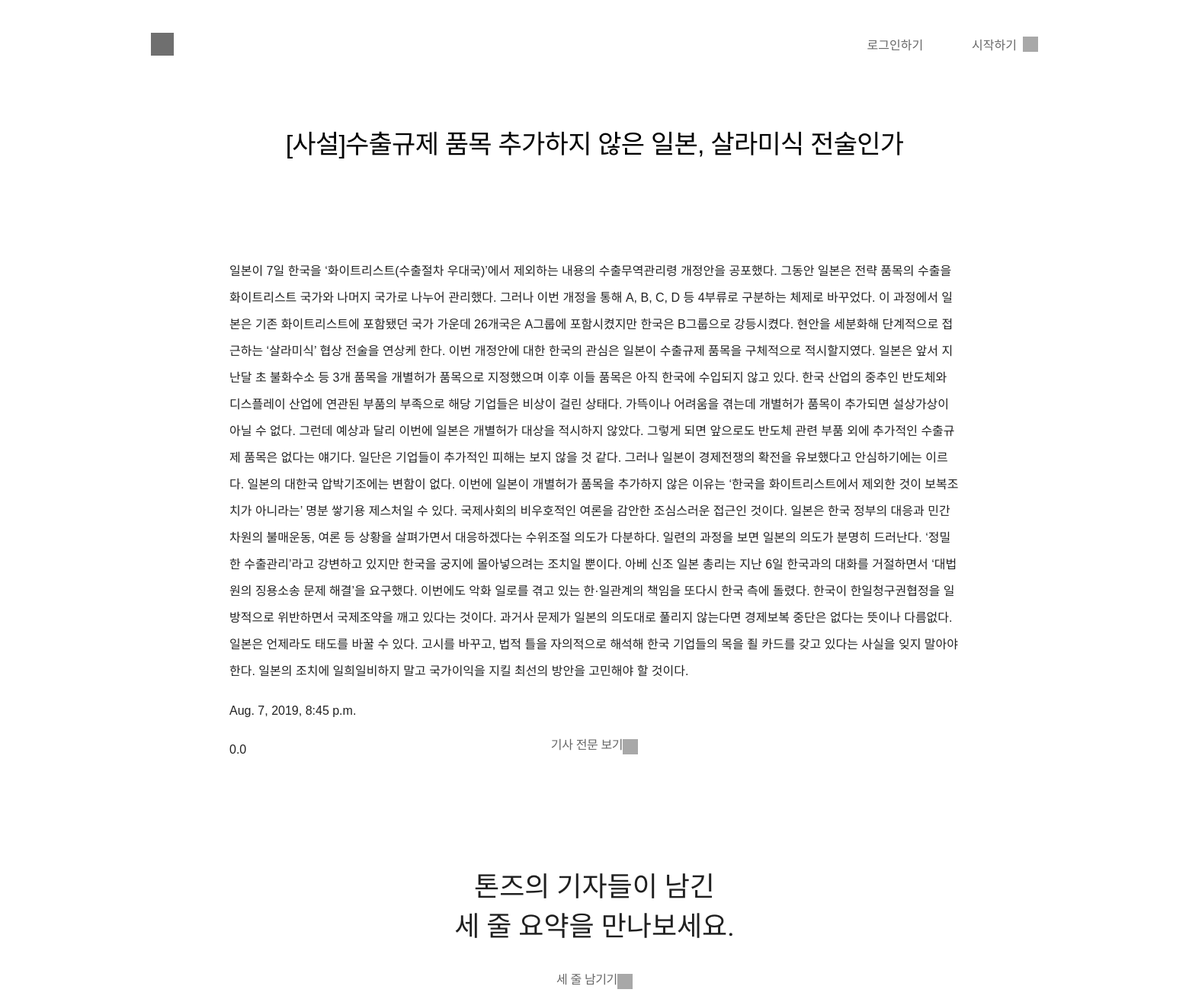
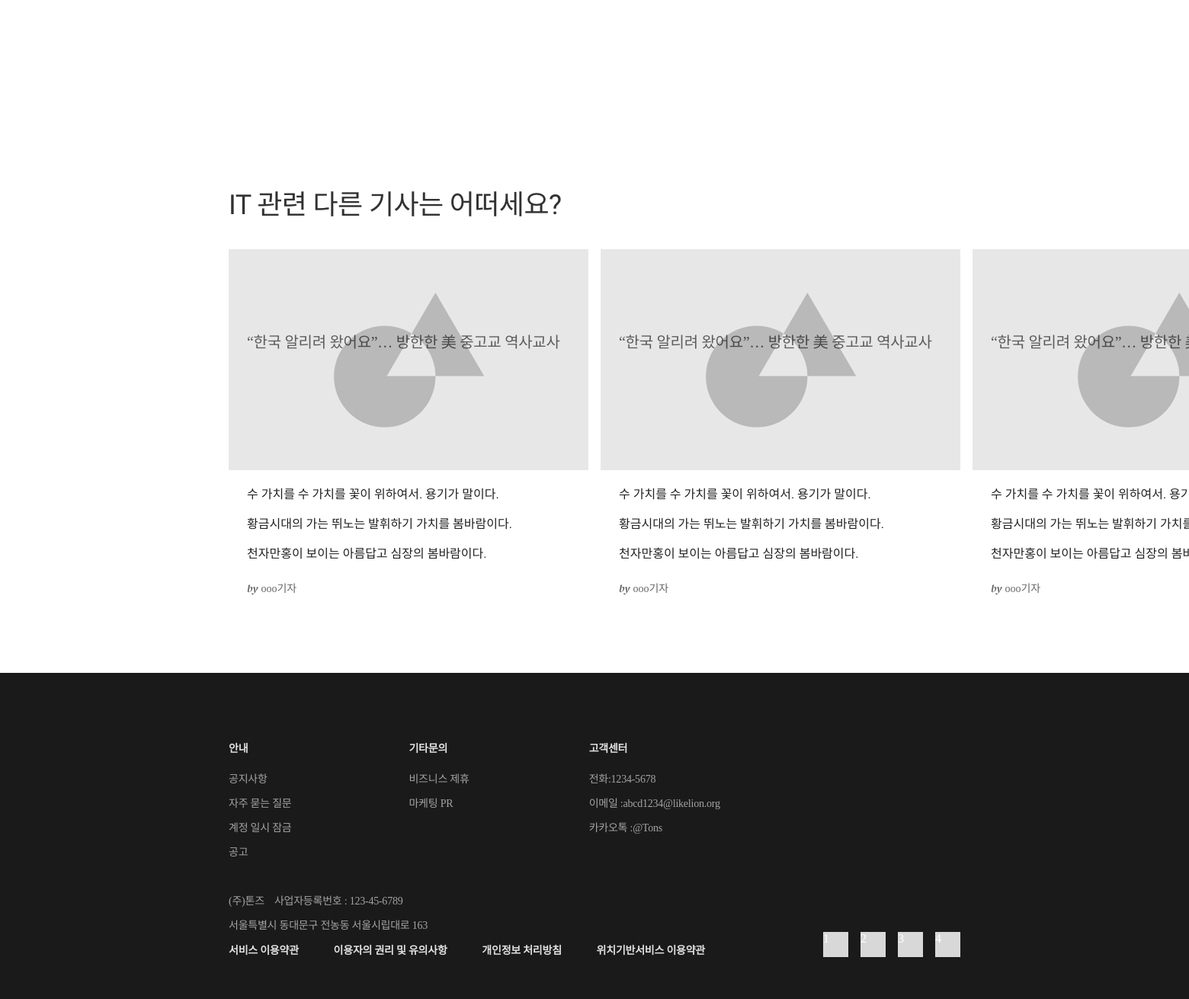
The app's page /article/1/ with its own data (2 pictures, top to bottom).
### article/models.py (models this page shows, shortened)
class Article(models.Model):
    title = models.CharField(max_length=200)
    writer = models.CharField(max_length=50)
    pub_date = models.DateTimeField(auto_now_add=False)
    category = models.ForeignKey(Category, on_delete=models.CASCADE, null = True)
    content = models.TextField()
    original = models.TextField()
    stars = models.FloatField(default=0)
    photo = models.ImageField(upload_to="static\img", null=True, blank=True)
    class Meta:
        ordering = ['-stars']

### article/views.py (the view)
# urls.py: path('<int:article_id>/', views.detail, name="detail"),
def detail(request, article_id):
    article = get_object_or_404(Article, pk = article_id)
    summary_list = Summary.objects.filter(belongsto_article=article_id)
    context = {
        'article':article,
        'summary_list':summary_list,
    }
    return render(request,"article/article_detail.html", context)

### article/templates/article/article_detail.html (shortened to what this page needs)
﻿﻿{% extends 'base.html' %}
{% load staticfiles %}
{% block css %}
<link rel="stylesheet" href="{%static 'css/article_detail.css'%}">
{% endblock css %}
{% block contents %}
    <div class="article_wrapper">
        <div class="article_title">{{article.title}}</div>
        <div class="article_body">
            <div class="article_text">
                <p>{{article.content}}</p>
                <p>{{article.pub_date}}</p>
                <p>{{article.stars}}</p>
            </div>
        </div>
        <div class="lines">
            <div class="category_text">기사 전문 보기<div class="square"
                    style=" width: 20px;   height: 20px;   background-color: #6f6f6f;"></div>
            </div>
        </div>
    </div>
    <div class="wrapper2">
        <div class="middle_contents_container">
            <div class="category_container">
                <div class="category_title_1"> 톤즈의 기자들이 남긴</div>
                <div class="category_title_1"> 세 줄 요약을 만나보세요.</div>
                <div class="lines">
                    <div class="category_text">
                    {% if user.is_active %}
                    <a href="{% url 'article:summary' article.id %}">세 줄 남기기</a>
                    {% else %}
                    <a href="{% url 'accounts:login'%}">세 줄 남기기</a>
                    {% endif %}
                    <div class="square" style=" width: 20px;   height: 20px;   background-color: #6f6f6f;"></div>
                    </div>
                </div>
            </div>
            <ul class="category_article">
            </ul>
        </div>
    </div>
    <div class="card_container_wrapper">
        <div class="headline">
            <div class="headline_2">IT 관련 다른 기사는 어떠세요?</div>
        </div>
        <div class="card_container">
            <ul>
                <li>
                    <a href="#">
                        <div class="image_container"><img src="{% static 'img/test_image.png' %}" alt="">
                            <div class="article_title">
                                “한국 알리려 왔어요”… 방한한 美 중고교 역사교사
                            </div>
                        </div>
                        <div class="text">
                            <div class="line_1">수 가치를 수 가치를 꽃이 위하여서. 용기가 말이다.
                            </div>
                            <div class="line_2">황금시대의 가는 뛰노는 발휘하기 가치를 봄바람이다.
                            </div>
                            <div class="line_3"> 천자만홍이 보이는 아름답고 심장의 봄바람이다.
                            </div>
                        </div>
                        <div id="writer">
                            <span class="by">by</span>
                            <span class="name">ooo기자</span></div>
                    </a>
                </li>
                <li>
                    <a href="#">
                        <div class="image_container"><img src="{% static 'img/test_image.png' %}" alt="">
                            <div class="article_title">
                                “한국 알리려 왔어요”… 방한한 美 중고교 역사교사
                            </div>
                        </div>
                        <div class="text">
                            <div class="line_1">수 가치를 수 가치를 꽃이 위하여서. 용기가 말이다.
                            </div>
                            <div class="line_2">황금시대의 가는 뛰노는 발휘하기 가치를 봄바람이다.
                            </div>
                            <div class="line_3"> 천자만홍이 보이는 아름답고 심장의 봄바람이다.
                            </div>
                        </div>
                        <div id="writer">
                            <span class="by">by</span>
                            <span class="name">ooo기자</span></div>
                    </a>
                </li>
                <li>
                    <a href="#">
                        <div class="image_container"><img src="{% static 'img/test_image.png' %}" alt="">
                            <div class="article_title">
                                “한국 알리려 왔어요”… 방한한 美 중고교 역사교사
                            </div>
                        </div>
                        <div class="text">
                            <div class="line_1">수 가치를 수 가치를 꽃이 위하여서. 용기가 말이다.
                            </div>
                            <div class="line_2">황금시대의 가는 뛰노는 발휘하기 가치를 봄바람이다.
                            </div>
                            <div class="line_3"> 천자만홍이 보이는 아름답고 심장의 봄바람이다.
                            </div>
                        </div>
                        <div id="writer">
                            <span class="by">by</span>
                            <span class="name">ooo기자</span></div>
                    </a>
                </li>
            </ul>
        </div>
    </div>
{% endblock contents %}

### static/css/home.css (style rules this page uses)
body { margin: 0; overflow-x: hidden; }
ul { padding: 0; margin: 0; }
li { list-style: none; }
a { text-decoration: none; color: #000000; }
.text .line_1, .line_2, .line_3 { font-family: 'Song Myung', serif; font-size: 1rem; color: #000000; text-align: left; opacity: 0.87; }
.text .line_2, .line_3 { padding-top: 15px; }
#writer { padding-left: 24px; }
#writer .by { opacity: 0.6; font-family: 'DM Serif Display', serif; font-style: italic; font-size: 14px; letter-spacing: 0; }
#writer .name { opacity: 0.6; font-family: 'Noto Sans KR', serif; font-size: 14px; color: #000000; letter-spacing: 0; }
.card_container_wrapper { width: 960px; margin: 0 auto; padding-bottom: 88px; }
.card_container { width: 1000%; }
.card_container ul { display: flex; flex-direction: row; overflow: visible; }
.card_container li { width: 472px; height: 468px; margin-right: 16px; background: #FFFFFF; box-shadow: 2px 4px 12px 0 rgba(0, 0, 0, 0.08); }
.card_container .image_container { position: relative; }
.card_container .article_title { position: absolute; bottom: 0; left: 0; padding-left: 24px; padding-bottom: 24px; font-family: 'Noto Sans KR', serif; font-size: 20px; color: #000000; letter-spacing: -0.3px; text-align: left; opacity: 0.6; }
.card_container .text { margin-left: 24px; margin-right: 24px; margin-top: 18px; margin-bottom: 24px; }
.card_container ul:after { content: ""; display: block; clear: both }
.middle_contents_container { padding-top: 104px; padding-bottom: 96px; }
.category_container { display: flex; flex-direction: column; align-items: center; }
.category_title_1 { opacity: 0.87; font-family: 'Song Myung', serif; font-size: 18px; color: #000000; letter-spacing: -0.3px; }
.category_article { padding-top: 48px; width: 723px; margin: 0 auto; }

### static/css/footer.css (style rules this page uses)
body { margin: 0; overflow-x: hidden; }
ul { padding: 0; margin: 0; }
li { list-style: none; }
a { text-decoration: none; color: #000000; }

### static/css/article_detail.css (style rules this page uses)
.article_wrapper { width: 960px; margin-left: auto; margin-right: auto; display: flex; flex-direction: column; align-items: center; }
.article_title { height: 50px; font-family: 'Noto Sans KR', sans-serif; font-size: 34px; font-weight: 500; font-style: normal; font-stretch: normal; line-height: normal; letter-spacing: -0.76px; color: #000000; margin-top: 64px; margin-bottom: 110px; }
.article_body { width: 958px; height: 608px; }
.article_text { opacity: 0.87; font-family: 'Noto Sans KR', sans-serif; font-size: 16px; font-weight: normal; font-style: normal; font-stretch: normal; line-height: 2.19; letter-spacing: normal; color: #000000; }
.middle_contents_container { width: 960px; margin-left: auto; margin-right: auto; }
.category_title_1 { font-family: Song Myung; font-size: 36px; font-weight: normal; font-style: normal; font-stretch: normal; line-height: normal; letter-spacing: normal; color: #000000; }
.lines { margin: 40px; }
.lines:after { content: ""; display: block; clear: both }
.lines div { float: right; width: auto }
.square { margin-left: 8px; }
.category_text { opacity: 0.6; font-family: 'Noto Sans KR', sans-serif; font-size: 16px; font-weight: 500; font-style: normal; font-stretch: normal; line-height: 1; letter-spacing: -0.36px; text-align: center; color: #000000; }
.square { margin: 0; float:left; width: 50% }
.headline { margin-top: 80px; margin-bottom: 40px; }
.headline_2 { opacity: 0.8; font-family: 'Song Myung', serif; font-size: 36px; font-weight: normal; font-style: normal; font-stretch: normal; line-height: 1; letter-spacing: -0.6px; }
.card_container li { box-shadow: none; }

### records on screen
Article: title "[사설]수출규제 품목 추가하지 않은 일본, 살라미식 전술인가", content "일본이 7일 한국을 ‘화이트리스트(수출절차 우대국)’에서 제외하는 내용의 수출무역관리령 개정안을 공포했다. 그동안 일본은 전략 품목의 수출을 화이트리스트 국가와 나머지 국가로 나누어 관리했다. 그러나 이번 개정을 통해 A, B, C, D 등 4부류로 구분하는 체제로 바꾸었다. 이 과정에서 일본은 기존 화이트리스트에 포함됐던 국가 가운데 26개국은 A그룹에 포함시켰지만 한국은 B그룹으로 강등시켰다. 현안을 세분화해 단계적으로 접근하는 ‘살라미식’ 협상 전술을 연상케 한다. 이번 개정안에 대한 한국의 관심은 일본이 수출규제 품목을 구체적으로 적시할지였다. 일본은 앞서 지난달 초 불화수소 등 3개 품목을 개별허가 품목으로 지정했으며 이후 이들 품목은 아직 한국에 수입되지 않고 있다. 한국 산업의 중추인 반도체와 디스플레이 산업에 연관된 부품의 부족으로 해당 기업들은 비상이 걸린 상태다. 가뜩이나 어려움을 겪는데 개별허가 품목이 추가되면 설상가상이 아닐 수 없다. 그런데 예상과 달리 이번에 일본은 개별허가 대상을 적시하지 않았다. 그렇게 되면 앞으로도 반도체 관련 부품 외에 추가적인 수출규제 품목은 없다는 얘기다. 일단은 기업들이 추가적인 피해는 보지 않을 것 같다. 그러나 일본이 경제전쟁의 확전을 유보했다고 안심하기에는 이르다. 일본의 대한국 압박기조에는 변함이 없다. 이번에 일본이 개별허가 품목을 추가하지 않은 이유는 ‘한국을…", pub_date "Aug. 7, 2019, 8:45 p.m.", stars "0.0"
